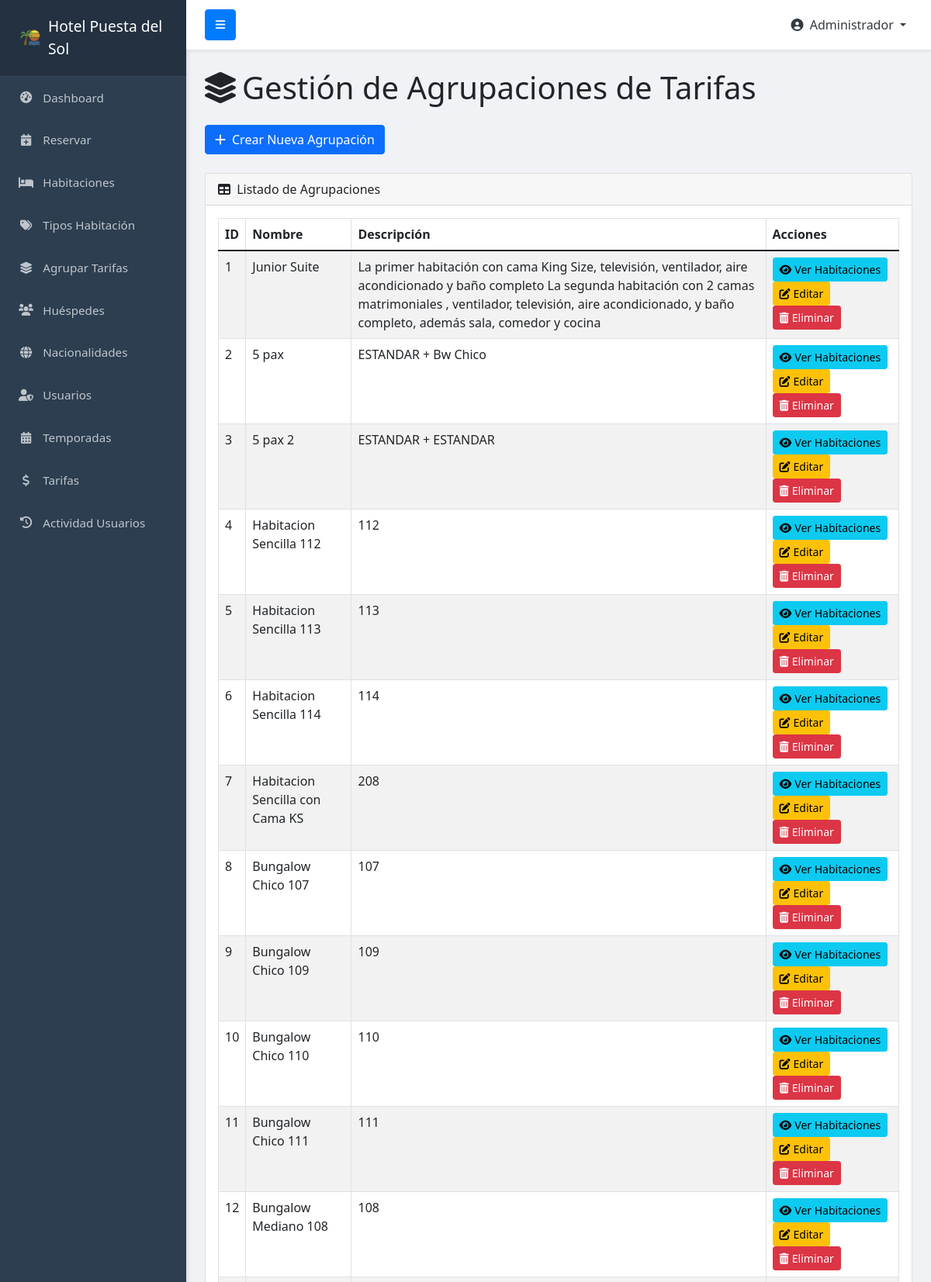
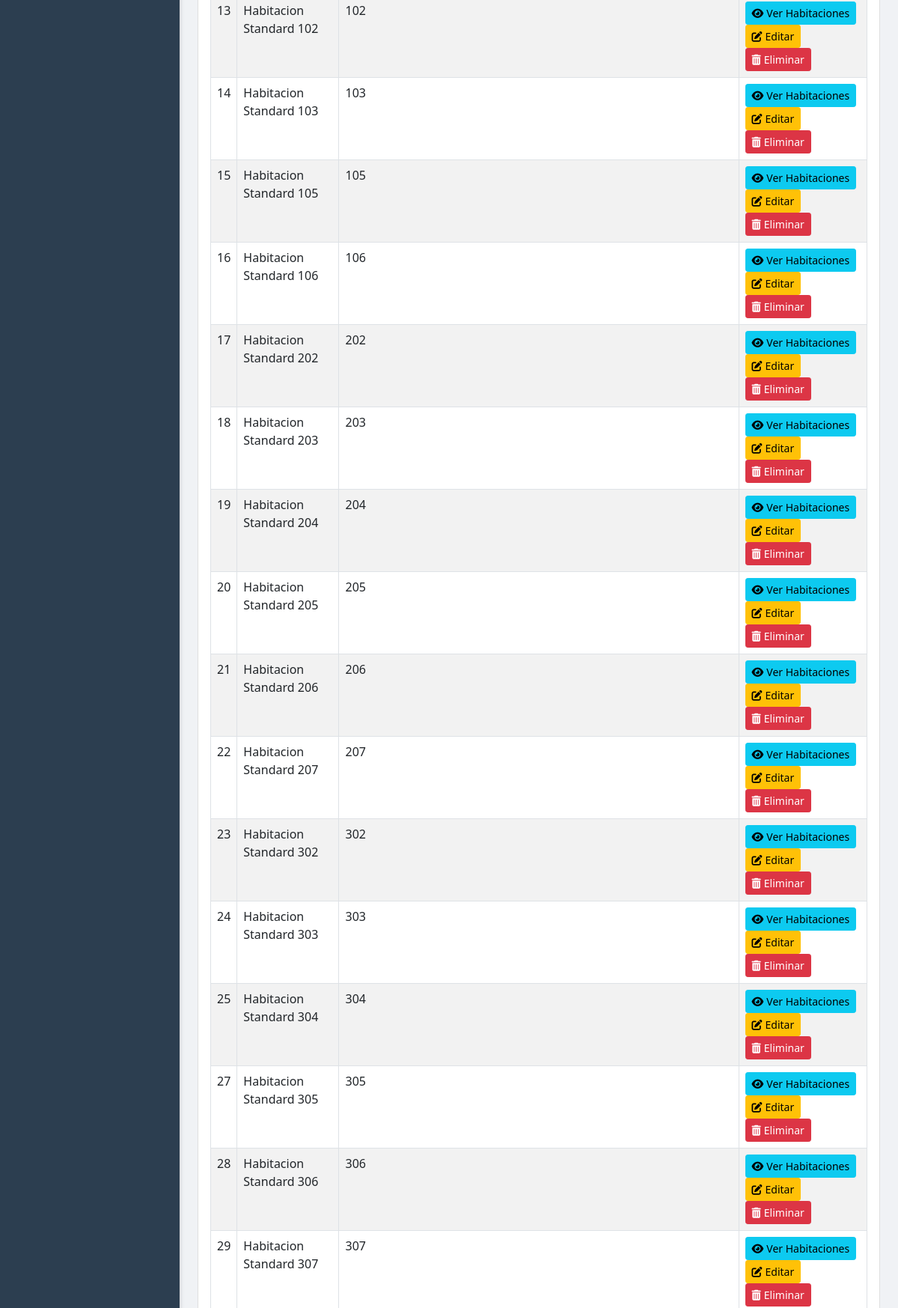
Screenshot of /agrupatarifas/agrupa_tarifas.php (signed in, upper part) with the database file from the repository (2 pictures, top to bottom).
### tables this page shows
CREATE TABLE `agrupaciones` (
  `id` int(11) NOT NULL,
  `nombre` varchar(100) DEFAULT NULL,
  `descripcion` text
);

### agrupatarifas/agrupa_tarifas.php (the view, shortened to what this page needs)
<?php
require_once '../config/db_connect.php';
$rol_usuario = $_SESSION['rol'];
$agrupaciones = [];
$query_agrupaciones = "SELECT * FROM agrupaciones";
$result_agrupaciones = mysqli_query($conn, $query_agrupaciones);
if ($result_agrupaciones) {
    while ($row = mysqli_fetch_assoc($result_agrupaciones)) {
        $agrupaciones[] = $row;
    }
}
?>
<!DOCTYPE html>
<html lang="es">
<head>
    <link href="https://cdn.jsdelivr.net/npm/bootstrap@5.1.3/dist/css/bootstrap.min.css" rel="stylesheet">
    <link rel="stylesheet" href="https://cdnjs.cloudflare.com/ajax/libs/font-awesome/6.0.0-beta3/css/all.min.css">
</head>
<body>
    <?php require_once '../includes/sidebar.php'; ?>
            <div class="container-fluid">
                <h1 class="mt-4 mb-4"><i class="fas fa-layer-group me-2"></i>Gestión de Agrupaciones de Tarifas</h1>
                <?php if ($rol_usuario == 'admin'): ?>
                <button class="btn btn-primary mb-4" data-bs-toggle="modal" data-bs-target="#modalCrearAgrupacion">
                    <i class="fas fa-plus me-2"></i>Crear Nueva Agrupación
                </button>
                <?php endif; ?>
                <div class="card mb-4">
                    <div class="card-header">
                        <i class="fas fa-table me-1"></i>
                        Listado de Agrupaciones
                    </div>
                    <div class="card-body">
                        <div class="table-responsive">
                            <table class="table table-striped table-bordered" id="tablaAgrupaciones" width="100%" cellspacing="0">
                                <thead>
                                    <tr>
                                        <th>ID</th>
                                        <th>Nombre</th>
                                        <th>Descripción</th>
                                        <th>Acciones</th>
                                    </tr>
                                </thead>
                                <tbody>
                                    <?php foreach ($agrupaciones as $agrupacion): ?>
                                    <tr>
                                        <td><?php echo htmlspecialchars($agrupacion['id']); ?></td>
                                        <td><?php echo htmlspecialchars($agrupacion['nombre']); ?></td>
                                        <td><?php echo htmlspecialchars($agrupacion['descripcion']); ?></td>
                                        <td>
                                            <button class="btn btn-info btn-sm" onclick="verHabitaciones(<?php echo $agrupacion['id']; ?>, '<?php echo htmlspecialchars($agrupacion['nombre']); ?>')">
                                                <i class="fas fa-eye me-1"></i>Ver Habitaciones
                                            </button>
                                            <?php if ($rol_usuario == 'admin'): ?>
                                            <button class="btn btn-warning btn-sm" onclick="editarAgrupacion(<?php echo $agrupacion['id']; ?>)">
                                                <i class="fas fa-edit me-1"></i>Editar
                                            </button>
                                            <button class="btn btn-danger btn-sm" onclick="eliminarAgrupacion(<?php echo $agrupacion['id']; ?>)">
                                                <i class="fas fa-trash-alt me-1"></i>Eliminar
                                            </button>
                                            <?php endif; ?>
                                        </td>
                                    </tr>
                                    <?php endforeach; ?>
                                </tbody>
                            </table>
                        </div>
                    </div>
                </div>
            </div>
        </div>
    </div>
</body>
</html>

### agrupatarifas/agrupa_tarifas.php (style rules this page uses)
body { background-color: #f8f9fa; }
.btn-primary { background-color: #007bff; border-color: #007bff; }

### includes/sidebar.php (style rules this page uses)
body { overflow-x: hidden; background-color: #f0f2f5; }

### rows the page displays
agrupaciones: id "1", nombre "Junior Suite", descripcion "La primer habitación con cama King Size, televisión, ventilador, aire acondicionado y baño completo La segunda habitación con 2 camas matrimoniales , ventilador, televisión, aire acondicionado, y baño completo, además sala, comedor y cocina"
agrupaciones: id "2", nombre "5 pax", descripcion "ESTANDAR + Bw Chico"
agrupaciones: id "3", nombre "5 pax 2", descripcion "ESTANDAR + ESTANDAR"
agrupaciones: id "4", nombre "Habitacion Sencilla 112", descripcion "112"
agrupaciones: id "5", nombre "Habitacion Sencilla 113", descripcion "113"
agrupaciones: id "6", nombre "Habitacion Sencilla 114", descripcion "114"
agrupaciones: id "7", nombre "Habitacion Sencilla con Cama KS", descripcion "208"
agrupaciones: id "8", nombre "Bungalow Chico 107", descripcion "107"
agrupaciones: id "9", nombre "Bungalow Chico 109", descripcion "109"
agrupaciones: id "10", nombre "Bungalow Chico 110", descripcion "110"
agrupaciones: id "11", nombre "Bungalow Chico 111", descripcion "111"
agrupaciones: id "12", nombre "Bungalow Mediano 108", descripcion "108"
agrupaciones: id "13", nombre "Habitacion Standard 102", descripcion "102"
agrupaciones: id "14", nombre "Habitacion Standard 103", descripcion "103"
agrupaciones: id "15", nombre "Habitacion Standard 105", descripcion "105"
agrupaciones: id "16", nombre "Habitacion Standard 106", descripcion "106"
agrupaciones: id "17", nombre "Habitacion Standard 202", descripcion "202"
agrupaciones: id "18", nombre "Habitacion Standard 203", descripcion "203"
agrupaciones: id "19", nombre "Habitacion Standard 204", descripcion "204"
agrupaciones: id "20", nombre "Habitacion Standard 205", descripcion "205"
agrupaciones: id "21", nombre "Habitacion Standard 206", descripcion "206"
agrupaciones: id "22", nombre "Habitacion Standard 207", descripcion "207"
agrupaciones: id "23", nombre "Habitacion Standard 302", descripcion "302"
agrupaciones: id "24", nombre "Habitacion Standard 303", descripcion "303"
agrupaciones: id "25", nombre "Habitacion Standard 304", descripcion "304"
agrupaciones: id "27", nombre "Habitacion Standard 305", descripcion "305"
agrupaciones: id "28", nombre "Habitacion Standard 306", descripcion "306"
agrupaciones: id "29", nombre "Habitacion Standard 307", descripcion "307"

### other values shown
$_SESSION['nombre'] "Administrador"
